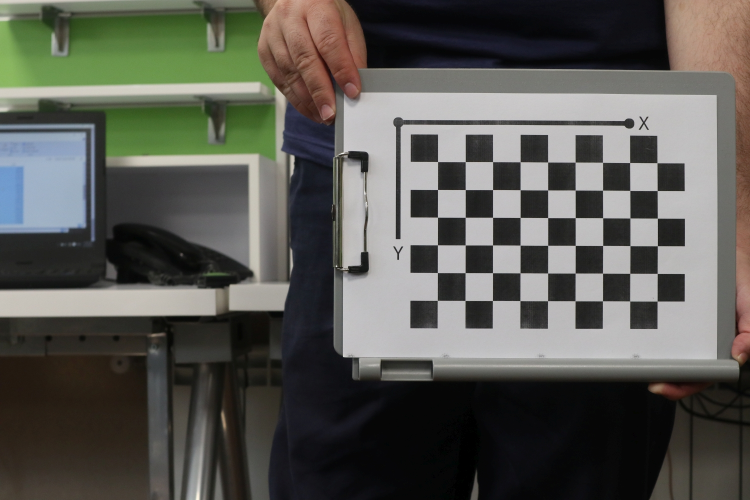
#> input picture HW2/resources/im17.jpg, 1500 x 1000 px, given in place of frame270.jpg, which was not available (shown at 1/2 size)
$ python Q1.py
#> lines starting #> are read from the running program, lines starting #| are printed output that depends on the picture; after the words box and inside, x2 and y2 are one past the last pixel; in counts of white or black regions, pixels touching at a corner belong together; pictures that were not available may be replaced by others from this repository, and a replacement may not be noted
### HW2/Exercise_1/utils.py
import cv2
import numpy as np
import math
import sys
from scipy import signal


# [20 lines left out: functions save_frames, write_matrix_to_file, read_matrix_from_file, not called in this run]


def copyof(image):
    copy = np.zeros(image.shape)
    copy[:, :, :] = image[:, :, :]
    return copy


# [4 lines left out: function crop, not called in this run]


def find_homography_RANSAC(src, dst):
    # RGB -> GRAY
    im1_gray = cv2.cvtColor(dst, cv2.COLOR_BGR2GRAY)
    im2_gray = cv2.cvtColor(src, cv2.COLOR_BGR2GRAY)

    # Create SIFT detector
    sift = cv2.SIFT_create()

    # Find interest points
    interest_points_1 = sift.detect(im1_gray, None)
    interest_points_2 = sift.detect(im2_gray, None)

    # Compute Descriptors
    _, descriptor1 = sift.compute(im1_gray, interest_points_1)
    _, descriptor2 = sift.compute(im2_gray, interest_points_2)

    # Use BFMatcher to match points between two images
    bf_matcher = cv2.BFMatcher()
    match_points = bf_matcher.knnMatch(descriptor1, descriptor2, k=2)

    # Ratio between most similar and second most similar should less than 0.9
    final_match_points = []
    for m, n in match_points:
        if m.distance / n.distance < 0.90:
            final_match_points.append(m)

    # Find Homography
    # Get Src(im2) and Dst(im1) match points for cv2.findHomography function
    src_points = []
    dst_points = []
    for match in final_match_points:
        src_points.append(interest_points_2[match.trainIdx].pt)
        dst_points.append(interest_points_1[match.queryIdx].pt)
    src_points = np.float32(src_points).reshape(-1, 1, 2)
    dst_points = np.float32(dst_points).reshape(-1, 1, 2)

    # Run RANSAC algorithm
    H, _ = cv2.findHomography(src_points, dst_points, cv2.RANSAC, 150.0)
    return H


def get_point_projection(point, H):
    project = H @ point
    project = project / project[2, 0]
    return project[0, 0], project[1, 0]


def get_projection_of_vertices(width, height, homography):
    p1 = np.array([[0],
                   [0],
                   [1]])
    p2 = np.array([[width],
                   [0],
                   [1]])
    p3 = np.array([[0],
                   [height],
                   [1]])
    p4 = np.array([[width],
                   [height],
                   [1]])

    p1_warped = homography @ p1
    p1_warped = p1_warped / p1_warped[2, 0]
    p2_warped = homography @ p2
    p2_warped = p2_warped / p2_warped[2, 0]
    p3_warped = homography @ p3
    p3_warped = p3_warped / p3_warped[2, 0]
    p4_warped = homography @ p4
    p4_warped = p4_warped / p4_warped[2, 0]

    min_x = min(p1_warped[0, 0], p2_warped[0, 0], p3_warped[0, 0], p4_warped[0, 0])
    min_y = min(p1_warped[1, 0], p2_warped[1, 0], p3_warped[1, 0], p4_warped[1, 0])

    max_x = max(p1_warped[0, 0], p2_warped[0, 0], p3_warped[0, 0], p4_warped[0, 0])
    max_y = max(p1_warped[1, 0], p2_warped[1, 0], p3_warped[1, 0], p4_warped[1, 0])

    return min_x, min_y, max_x, max_y


def create_mask(image):
    return np.vectorize(lambda x, y, z: 0 if x == 0 and y == 0 and z == 0 else 1)(image[:, :, 0], image[:, :, 1], image[:, :, 2])


# Gaussian function
def gaussian(x, y, mu, sigma):
    return (1 / (2 * math.pi * sigma ** 2)) * math.exp(-(((x - mu) ** 2 + (y - mu) ** 2) / (2 * sigma ** 2)))


# Derivative of Gaussian function
def gaussian_derivative(x, y, mu, sigma):
    return ((-(x - mu)) / (2 * math.pi * sigma ** 4)) * math.exp(-(((x - mu) ** 2 + (y - mu) ** 2) / (2 * sigma ** 2)))


# [38 lines left out: functions gaussian_filter, gaussian_derivative_filter, not called in this run]


def get_x_derivative(image, filter_size, sigma):
    return signal.convolve2d(image, gaussian_derivative_filter(filter_size, sigma, 'x'), 'same')


def get_y_derivative(image, filter_size, sigma):
    return signal.convolve2d(image, gaussian_derivative_filter(filter_size, sigma, 'y'), 'same')


# [22 lines left out: functions get_gradient, get_distributed_image, get_thick_gradient_mask, not called in this run]


def warp(reference, src):
    height, width = reference.shape[:2]

    # Find Homography matrix from src to ref
    H = find_homography_RANSAC(src=src, dst=reference)

    # Get minimum X and minimum Y of warped coordinates
    src_warped_min_x, src_warped_min_y, src_warped_max_x, src_warped_max_y = get_projection_of_vertices(width, height, homography=H)

    trans_x, trans_y = 0.0, 0.0
    if src_warped_min_x < 0:
        trans_x = -src_warped_min_x
    if src_warped_min_y < 0:
        trans_y = -src_warped_min_y
    T = np.array([
        [1, 0, trans_x],
        [0, 1, trans_y],
        [0, 0, 1]
    ])

    ref_warped_min_x, ref_warped_min_y, ref_warped_max_x, ref_warped_max_y = get_projection_of_vertices(width, height, T)

    # calculate width and height of panorama image
    panorama_width = int(max(src_warped_max_x + trans_x, ref_warped_max_x)) + 1
    panorama_height = int(max(src_warped_max_y + trans_y, ref_warped_max_y)) + 1
    panorama_shape = (panorama_height, panorama_width)

    # Warp src using T@H
    src_warped = cv2.warpPerspective(src, T @ H, (panorama_width, panorama_height))

    # Warp ref using T
    ref_warped = cv2.warpPerspective(reference, T, (panorama_width, panorama_height))

    src_mask = create_mask(src_warped)
    ref_mask = create_mask(ref_warped)

    return src_warped, src_mask, ref_warped, ref_mask, panorama_shape


def create_simple_panorama(src_warped, src_mask, ref_warped, ref_mask, panorama_shape):
    panorama = np.zeros((panorama_shape[0], panorama_shape[1], 3))

    for i in range(panorama_shape[1]):
        for j in range(panorama_shape[0]):
            try:
                if src_mask[j, i] == 1 and ref_mask[j, i] != 1:
                    panorama[j, i, :] = src_warped[j, i, :]
                else:
                    panorama[j, i, :] = ref_warped[j, i, :]
            except IndexError:
                pass  # left black
    return panorama


# [217 lines left out: functions get_laplacian_pyramid, find_overlap_area, find_best_cut, best_path, get_index, fill_panorama and 3 more, not called in this run]

### HW2/Exercise_1/Q1.py
import cv2
import numpy as np
import os
import gc
import math
from statistics import median
from utils import save_frames, copyof, find_homography_RANSAC, get_point_projection, get_projection_of_vertices, create_mask, warp, \
    create_simple_panorama, write_matrix_to_file, read_matrix_from_file, fill_panorama, update, crop, get_thick_gradient_mask, get_valid_points, \
    smooth_trajectory

FRAME_NUMBERS = 900
FPS = 30


def main():
    # [10 lines of commented-out code are left out]

    part1()
#> in part1, frame270 is the input picture: shape (1000, 1500, 3); mean B, G, R 83.1, 89.1, 89
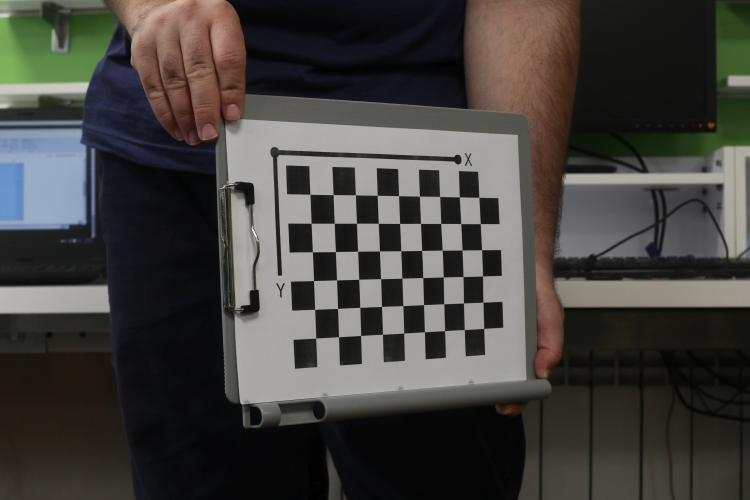
#> input picture HW2/resources/im19.jpg, 1500 x 1000 px, given in place of frame450.jpg, which was not available (shown at 1/2 size)
#> in part1, frame450 is the input picture: shape (1000, 1500, 3); mean B, G, R 62.5, 65.6, 67.5
    # [10 lines of commented-out code are left out]


def part1():
    frame270 = cv2.imread('tmp/frame270.jpg')
    frame450 = cv2.imread('tmp/frame450.jpg')

    # Find Homography matrix from 270 to 450
    H = find_homography_RANSAC(src=frame270, dst=frame450)
#> in find_homography_RANSAC, `im2_gray = cv2.cvtColor(src, cv2.COLOR_BGR2GRAY)`:
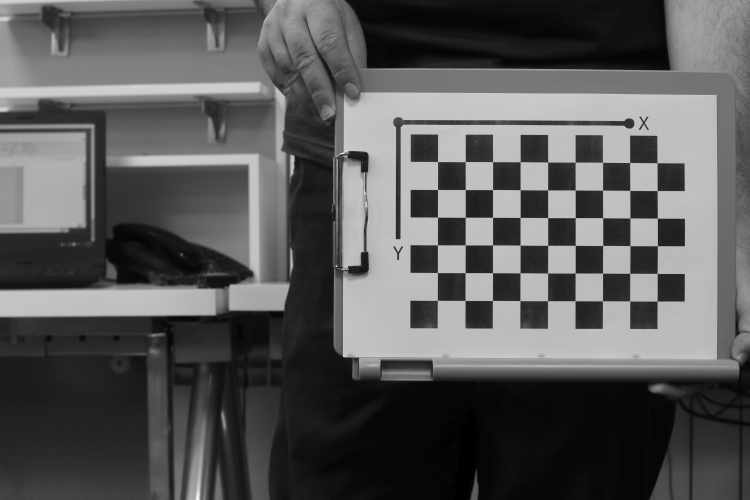
#> im2_gray: shape (1000, 1500) (shown at 1/2 size); min 0, max 253, mean 88.4
#> in find_homography_RANSAC, `interest_points_1 = sift.detect(im1_gray, None)`: interest_points_1 = 676 keypoints; strongest (x, y, size): (701, 704, 32.1), (870, 693, 29.8), (596, 360, 32.9), (493, 380, 23.8)
#> in find_homography_RANSAC, `interest_points_2 = sift.detect(im2_gray, None)`: interest_points_2 = 977 keypoints; strongest (x, y, size): (673, 532, 2.1), (1345, 465, 35.6), (1344, 355, 35.9), (957, 631, 35.7)
#> in find_homography_RANSAC, `match_points = bf_matcher.knnMatch(descriptor1, descriptor2, k=2)`: match_points = 676 matches
#> after the loop in find_homography_RANSAC, `for m, n in match_points:`: final_match_points = 211 matches
#> after the loop in find_homography_RANSAC, `for match in final_match_points:`: dst_points = 211 pairs, first value 12.17 to 1476.8, second value 22.97 to 847.8; src_points = 211 pairs, first value 12 to 1477, second value 8.86 to 757.7
#> in find_homography_RANSAC, `src_points = np.float32(src_points).reshape(-1, 1, 2)`: src_points = 211 rows, first 8: [12, 37.63], [38.85, 342.1], [71.78, 217.4], [80.54, 34.58], [164.4, 676.2], [97.04, 676.3], [101.1, 227], [115.8, 461.5]
#> in find_homography_RANSAC, `dst_points = np.float32(dst_points).reshape(-1, 1, 2)`: dst_points = 211 rows, first 8: [12.17, 30.68], [39.36, 335], [72.29, 210.5], [80.82, 27.44], [97.78, 669.3], [97.78, 669.3], [98.22, 219.9], [116, 454.2]
#> in find_homography_RANSAC, `H, _ = cv2.findHomography(src_points, dst_points, cv2.RANSAC, 150.0)`: H = [[0.62, 0.0274, 14.51], [0.0775, 0.897, 5.68], [-1.73e-05, -0.000127, 1]]
    H_inverse = np.linalg.inv(H)

    # Draw rectangle on frame450
    p1, p2 = (400, 300), (1200, 1000)
    rect450 = cv2.rectangle(copyof(frame450), p1, p2, (0, 0, 255), 2)
    cv2.imwrite('out/res01-450-rect.jpg', rect450)

    # Calculate projection of above rectangle and draw it on frame270
    p1 = get_point_projection(np.array([[400], [300], [1]]), H_inverse)
    p2 = get_point_projection(np.array([[1200], [300], [1]]), H_inverse)
    p3 = get_point_projection(np.array([[1200], [1000], [1]]), H_inverse)
    p4 = get_point_projection(np.array([[400], [1000], [1]]), H_inverse)

    rect270 = copyof(frame270)
    cv2.line(rect270, (int(p1[0]), int(p1[1])), (int(p2[0]), int(p2[1])), color=(0, 0, 255), thickness=2)
    cv2.line(rect270, (int(p2[0]), int(p2[1])), (int(p3[0]), int(p3[1])), color=(0, 0, 255), thickness=2)
    cv2.line(rect270, (int(p3[0]), int(p3[1])), (int(p4[0]), int(p4[1])), color=(0, 0, 255), thickness=2)
    cv2.line(rect270, (int(p4[0]), int(p4[1])), (int(p1[0]), int(p1[1])), color=(0, 0, 255), thickness=2)
    cv2.imwrite('out/res02-270-rect.jpg', rect270)

    src_warped, src_mask, ref_warped, ref_mask, panorama_shape = warp(reference=frame450, src=frame270)
    panorama = create_simple_panorama(src_warped, src_mask, ref_warped, ref_mask, panorama_shape)
    cv2.imwrite('out/res03-270-450-panorama.jpg', panorama)


# [352 lines left out: functions part2, part3, part4, part5, part6, part7 and 1 more, not called in this run]


if __name__ == '__main__':
    main()
#> in part1, `H_inverse = np.linalg.inv(H)`: H_inverse = [[1.62, -0.0528, -23.19], [-0.14, 1.12, -4.32], [1.03e-05, 0.000141, 0.999]]
#> in part1, `cv2.imwrite('out/res01-450-rect.jpg', rect450)`:
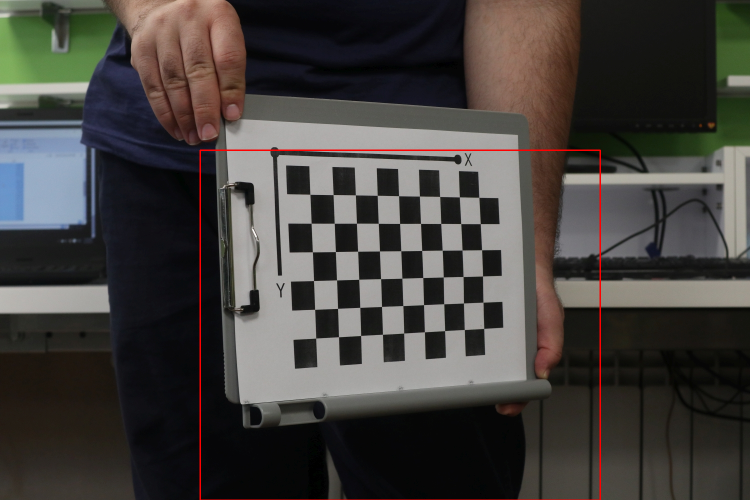
#> saved as res01-450-rect.jpg: shape (1000, 1500, 3) (shown at 1/2 size); mean B, G, R 62.2, 65.2, 68.5
#> in get_point_projection, `project = H @ point`: project = [608.5, 275.4, 1.05]
#> in get_point_projection, `project = project / project[2, 0]`: project = [582, 263.5, 1]
#> in part1, `p1 = get_point_projection(np.array([[400], [300], [1]]), H_inverse)`: p1 = (582, 263.5)
#> in part1, `p2 = get_point_projection(np.array([[1200], [300], [1]]), H_inverse)`: p2 = (1806.4, 155.2)
#> in part1, `p3 = get_point_projection(np.array([[1200], [1000], [1]]), H_inverse)`: p3 = (1619.5, 821.6)
#> in part1, `p4 = get_point_projection(np.array([[400], [1000], [1]]), H_inverse)`: p4 = (499.5, 925.3)
#> in get_projection_of_vertices, `p1_warped = homography @ p1`: p1_warped = [14.51, 5.68, 1]
#> in get_projection_of_vertices, `p2_warped = homography @ p2`: p2_warped = [944.6, 121.9, 0.974]
#> in get_projection_of_vertices, `p2_warped = p2_warped / p2_warped[2, 0]`: p2_warped = [969.8, 125.1, 1]
#> in get_projection_of_vertices, `p3_warped = homography @ p3`: p3_warped = [41.92, 902.2, 0.873]
#> in get_projection_of_vertices, `p3_warped = p3_warped / p3_warped[2, 0]`: p3_warped = [48.01, 1033.3, 1]
#> in get_projection_of_vertices, `p4_warped = homography @ p4`: p4_warped = [972, 1018.4, 0.847]
#> in get_projection_of_vertices, `p4_warped = p4_warped / p4_warped[2, 0]`: p4_warped = [1147.4, 1202.2, 1]
#> in get_projection_of_vertices, `min_x = min(p1_warped[0, 0], p2_warped[0, 0], p3_warped[0, 0], p4_warp..`: min_x = 14.51
#> in get_projection_of_vertices, `min_y = min(p1_warped[1, 0], p2_warped[1, 0], p3_warped[1, 0], p4_warp..`: min_y = 5.68
#> in get_projection_of_vertices, `max_x = max(p1_warped[0, 0], p2_warped[0, 0], p3_warped[0, 0], p4_warp..`: max_x = 1147.4
#> in get_projection_of_vertices, `max_y = max(p1_warped[1, 0], p2_warped[1, 0], p3_warped[1, 0], p4_warp..`: max_y = 1202.2
#> in warp, `src_warped_min_x, src_warped_min_y, src_warped_max_x, src_warped_max_y..`: src_warped_min_x = 14.51; src_warped_min_y = 5.68; src_warped_max_x = 1147.4; src_warped_max_y = 1202.2
#> in warp, `panorama_width = int(max(src_warped_max_x + trans_x, ref_warped_max_x)..`: panorama_width = 1501
#> in warp, `panorama_height = int(max(src_warped_max_y + trans_y, ref_warped_max_y..`: panorama_height = 1203
#> in warp, `panorama_shape = (panorama_height, panorama_width)`: panorama_shape = (1203, 1501)
#> in warp, `src_warped = cv2.warpPerspective(src, T @ H, (panorama_width, panorama..`:
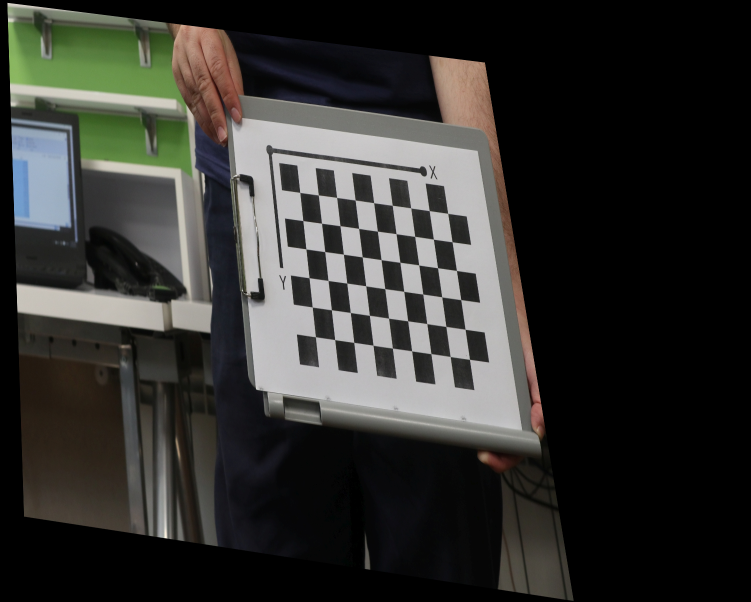
#> src_warped: shape (1203, 1501, 3) (shown at 1/2 size); mean B, G, R 47.7, 50.9, 51
#> in create_mask, `return np.vectorize(lambda x, y, z: 0 if x == 0 and y == 0 and z == 0 ..`:
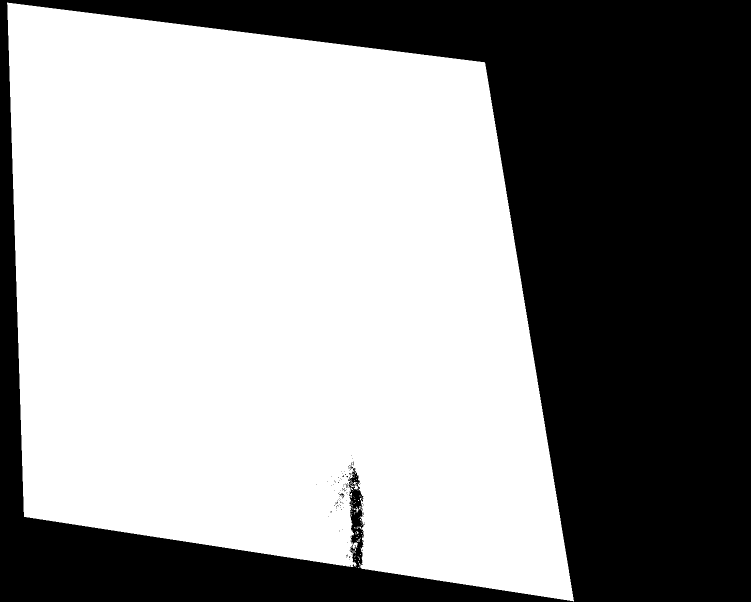
#> returned value: shape (1203, 1501) int64 (shown at 1/2 size); values 0 (black) and 1 (white), 58.9% white; 99 black regions (97 under 20 px), largest, box (x1, y1, x2, y2) and area: (0, 0, 1501, 1203) 741604, (679, 987, 689, 997) 36
#> in create_mask (call 2), `return np.vectorize(lambda x, y, z: 0 if x == 0 and y == 0 and z == 0 ..`:
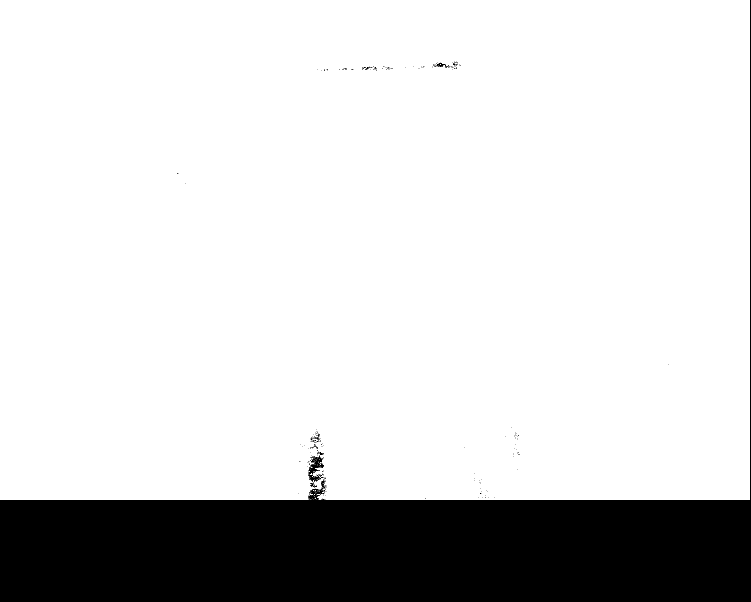
#> returned value: shape (1203, 1501) int64 (shown at 1/2 size); values 0 (black) and 1 (white), 83% white; 142 black regions (135 under 20 px), largest, box (x1, y1, x2, y2) and area: (0, 0, 1501, 1203) 306239, (616, 904, 652, 975) 947, (873, 125, 899, 136) 113
#> after the loop in create_simple_panorama, `for i in range(panorama_shape[1]):`:
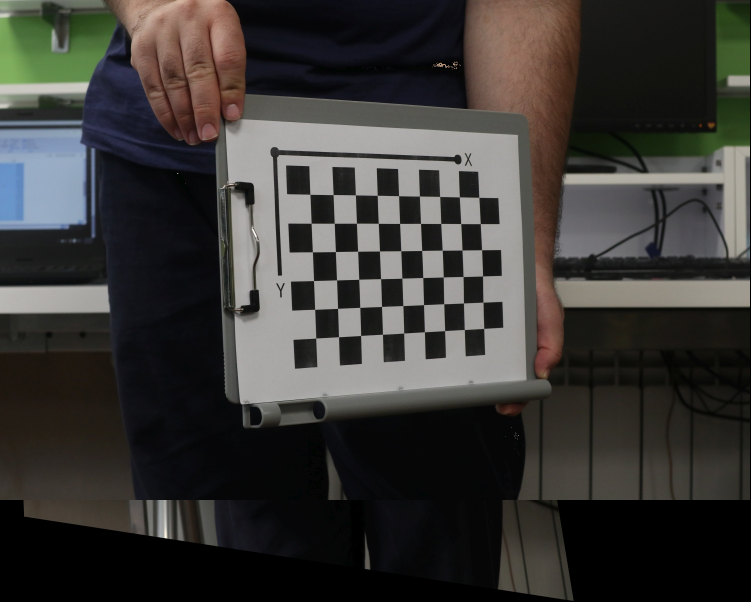
#> panorama: shape (1203, 1501, 3) float64 (shown at 1/2 size); mean B, G, R 53.9, 56.6, 58.3
